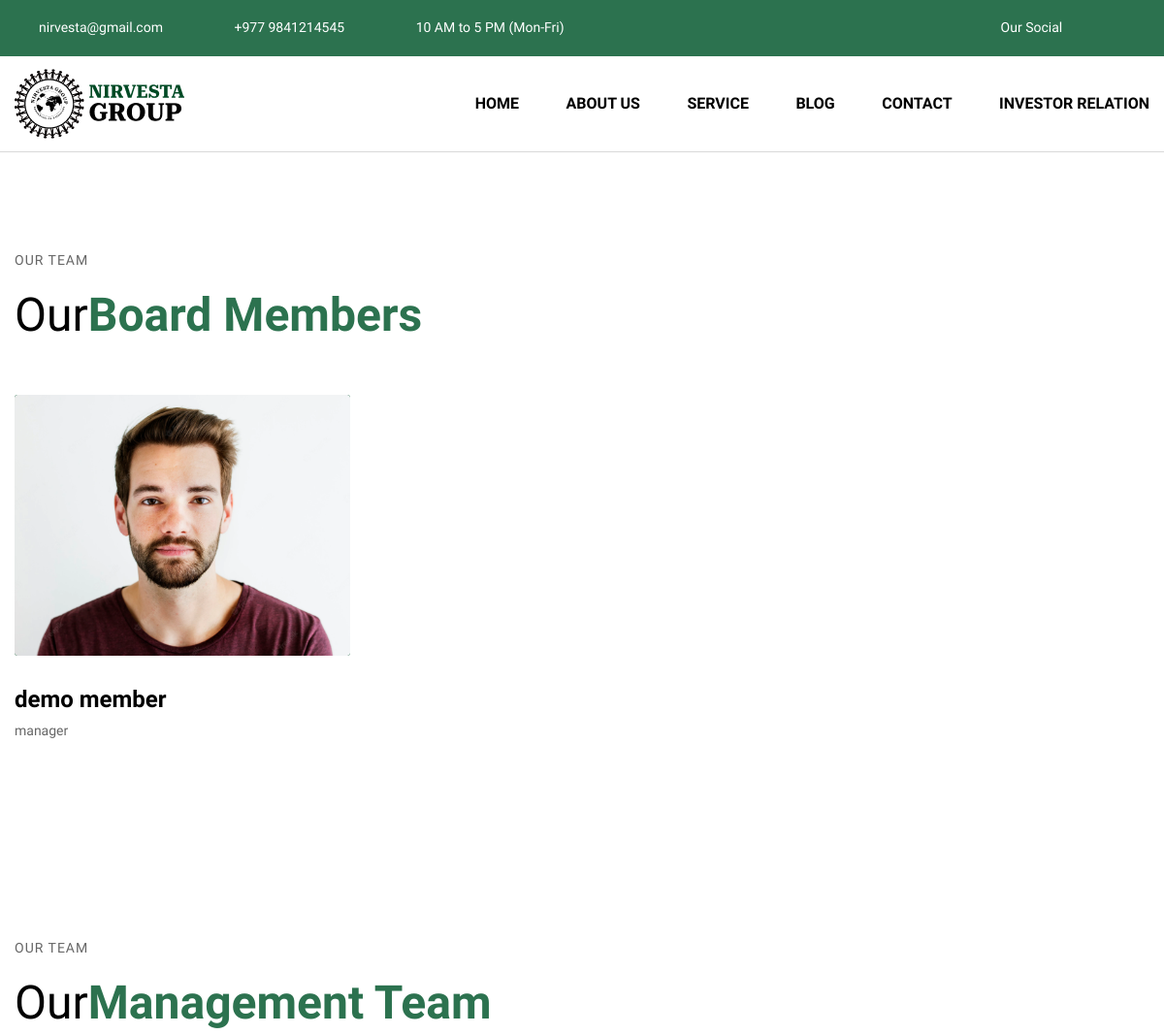
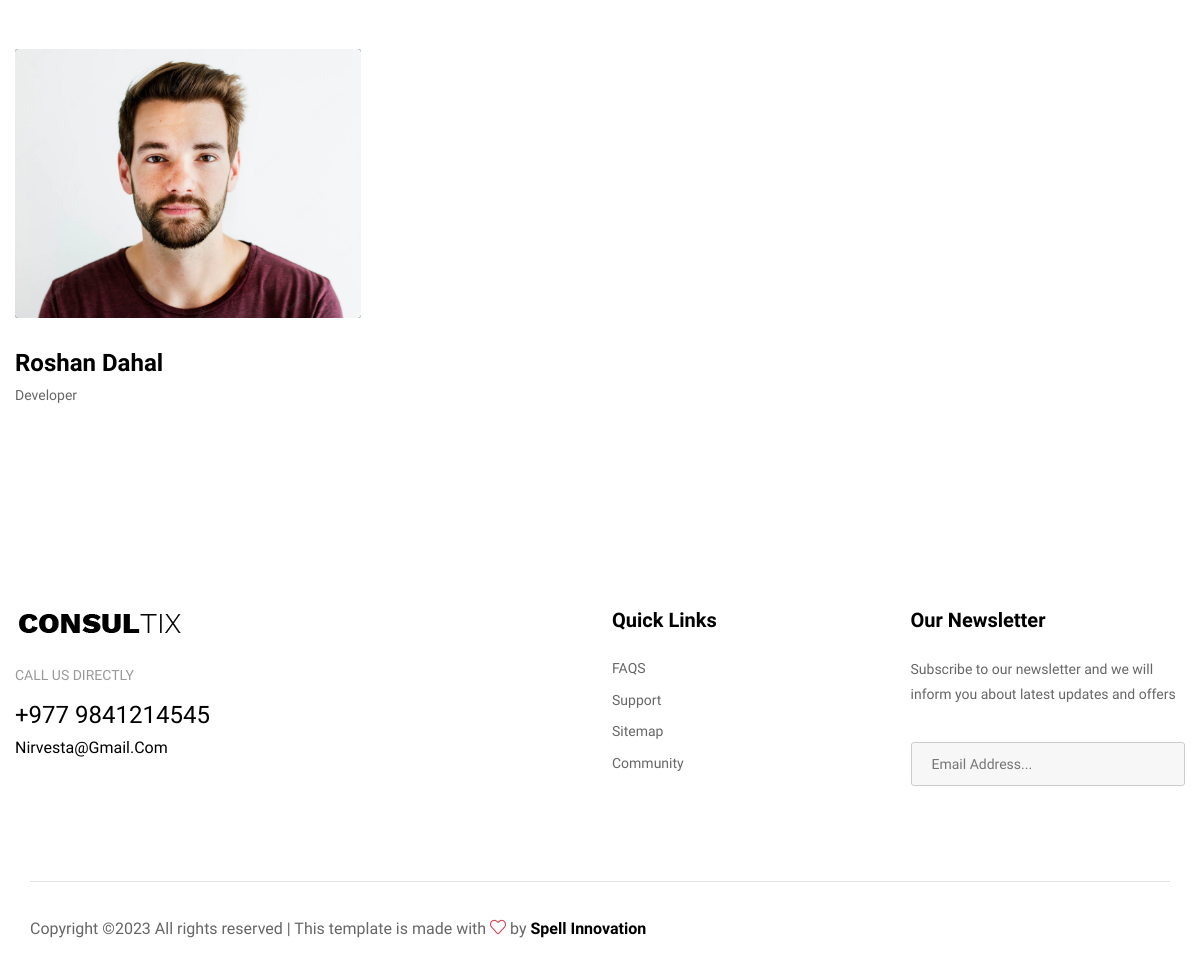
Page /team/ on the committed database (2 pictures, top to bottom).
### features/models.py (models this page shows, shortened)
class CompanySetup(models.Model):
    data_set = models.TextField()
    logo = models.ImageField(upload_to="company_images")
    location = models.TextField()
    contact = models.TextField()
    email = models.TextField()
    opening_hours = models.TextField()
    no_of_clients = models.TextField()
    facebook_url = models.URLField()
    instagram_url = models.URLField()
    twitter_url = models.URLField()
    about_us_page_heading_text = models.TextField()
    about_us_page_content = models.TextField()
    mission = models.TextField()
    vision = models.TextField()
    company_profile_text = models.TextField()
    class Meta:
        verbose_name_plural = "01. Company Setup"

class BoardMember(models.Model):
    name = models.TextField()
    position = models.TextField()
    image = models.ImageField(upload_to='team_images')
    facebook= models.URLField(null=True, blank=True)
    instagram= models.URLField(null=True, blank=True)
    twitter= models.URLField(null=True, blank=True)
    linkedin= models.URLField(null=True, blank=True)
    created = models.DateField(auto_now_add=True)
    class Meta:
        verbose_name_plural = "05. Board Members"

class Team(models.Model):
    name = models.TextField()
    position = models.TextField()
    image = models.ImageField(upload_to='team_images')
    facebook = models.URLField(null=True, blank=True)
    instagram = models.URLField(null=True, blank=True)
    twitter = models.URLField(null=True, blank=True)
    linkedin = models.URLField(null=True, blank=True)
    created = models.DateField(auto_now_add=True)
    class Meta:
        verbose_name_plural = "06. Team Members"

### features/views.py (the view)
# urls.py: path('team/', views.team, name="team"),
def team(request):
    team = Team.objects.all()
    board = BoardMember.objects.all()
    if CompanySetup.objects.filter()[:1].exists():
        company = CompanySetup.objects.filter()[:1].get()
        context = {
            'company':company,
            'team':team,
            'board':board,
        }
    else:
        context = {
            'team':team,
            'board':board,
        }
    return render(request,'team.html',context)

### templates/team.html (shortened to what this page needs)
{% load static %}
{% include 'header.html' %}
	<div class="experts-section">
		<div class="auto-container">
			<div class="sec-title">
				<div class="clearfix">
					<div class="pull-left">
						<div class="title">our team</div>
						<h2>Our<span>Board Members</span></h2>
					</div>
				</div>
			</div>
			<div class="row clearfix">
				{% for team in board %}
				<div class="team-block col-lg-4 col-md-6 col-sm-6 col-12">
					<div class="inner-box wow fadeInLeft" data-wow-delay="0ms" data-wow-duration="1500ms">
						<div class="image">
							<a href="#"><img src="{{team.image.url}}" alt="" /></a>
						</div>
						<div class="lower-box mt-0">
							<h4><a href="#">{{team.name}}</a></h4>
							<div class="designation">{{team.position}}</div>
						</div>
					</div>
				</div>
				{% endfor %}
			</div>
		</div>
	</div>
		<div class="experts-section">
			<div class="auto-container">
				<div class="sec-title">
					<div class="clearfix">
						<div class="pull-left">
							<div class="title">our team</div>
							<h2>Our<span>Management Team</span></h2>
						</div>
					</div>
				</div>
				<div class="row clearfix">
					{% for team in team %}
					<div class="team-block col-lg-4 col-md-6 col-sm-6 col-12">
						<div class="inner-box wow fadeInLeft" data-wow-delay="0ms" data-wow-duration="1500ms">
							<div class="image">
								<a href="#"><img src="{{team.image.url}}" alt="" /></a>
							</div>
							<div class="lower-box mt-0">
								<h4><a href="#">{{team.name}}</a></h4>
								<div class="designation">{{team.position}}</div>
							</div>
						</div>
					</div>
					{% endfor %}
				</div>
			</div>
		</div>
{% include 'footer.html' %}

### templates/header.html (shortened to what this page needs)
{% load static %}
<!DOCTYPE html>
<html lang="en-US">
<head>
<link href="{% static 'css/bootstrap.min.css'%}" rel="stylesheet">
<link href="{% static 'css/main.css'%}" rel="stylesheet">
<link href="{% static 'css/responsive.css'%}" rel="stylesheet">
</head>
<body>
<div class="page-wrapper">
    <header class="main-header style-three">
        <div class="header-top">
            <div class="auto-container">
                <div class="inner-container clearfix">
					<div class="top-left">
						<ul class="info-list">
							<li><a href="mailto:hello@consulte.co"><span class="icon icofont-envelope"></span>{{company.email}}</a></li>
							<li><a href="tel:+1212-226-3126"><span class="icon icofont-phone"></span> {{company.contact}}</a></li>
							<li><a href="{% url 'contact' %}"><span class="icon icofont-clock-time"></span>{{company.opening_hours}}</a></li>
						</ul>
					</div>
                    <div class="top-right pull-right">
						<ul class="social-box">
							<li class="share">Our Social</li>
							<li><a href="{{company.twitter_url}}" class="icofont-twitter"></a></li>
							<li><a href="{{company.facebook_url}}" class="icofont-facebook"></a></li>
							<li><a href="{{company.instagram_url}}" class="icofont-instagram"></a></li>
						</ul>
                    </div>
                </div>
            </div>
        </div>
        <div class="header-upper">
        	<div class="auto-container">
            	<div class="inner-container clearfix">
                	<div class="pull-left logo-box">
                    	<div class="logo"><a href=" {% url 'home' %} "><img src="{{company.logo.url}}" alt="" title="" height="10"></a></div>
                    </div>
                   	<div class="nav-outer pull-right clearfix">
						<nav class="main-menu navbar-expand-md">
							<div class="navbar-collapse show collapse clearfix" id="navbarSupportedContent">
								<ul class="navigation clearfix">
									<li ><a href="{% url 'home' %}">Home</a></li>
									<li class="dropdown"><a href="#">About Us</a>
									</li>
									<li><a href="{% url 'services' %}">Service</a></li>
									<li><a href="{% url 'blogs' %}">Blog</a></li>
									<li><a href="{% url 'contact' %}">Contact</a></li>
									<li><a href="{% url 'login' %}">Investor Relation</a></li>
								</ul>
							</div>
						</nav>
					</div>
                </div>
            </div>
        </div>
    </header>

### templates/footer.html (shortened to what this page needs)
{% load static %}
<footer class="main-footer">
    <div class="auto-container">
        <div class="widgets-section">
            <div class="row clearfix">
                <div class="big-column col-lg-6 col-md-12 col-sm-6 col-12">
                    <div class="row clearfix">
                        <div class="footer-column col-lg-6 col-md-6 col-sm-12">
                            <div class="footer-widget logo-widget">
                                <div class="logo">
                                    <a href="index.html"><img src="images/logo.png" alt="" /></a>
                                </div>
                                <div class="call">
                                    Call us directly
                                    <a class="phone" href="tel:{{company.contact}}">{{company.contact}}</a>
                                    <a class="email" href="mailto:{{company.email}}">{{company.email}}</a>
                                </div>
                            </div>
                        </div>
                    </div>
                </div>
                <div class="big-column col-lg-6 col-md-12 col-sm-6 col-12">
                    <div class="row clearfix">
                        <div class="footer-column col-lg-6 col-md-6 col-sm-12">
                            <div class="footer-widget links-widget">
                                <h5>Quick Links</h5>
                                <ul class="list-link">
                                    <li><a href="">FAQS</a></li>
                                    <li><a href="">Support</a></li>
                                    <li><a href="">Sitemap</a></li>
                                    <li><a href="">Community</a></li>
                                </ul>
                            </div>
                        </div>
                        <div class="footer-column col-lg-6 col-md-6 col-sm-12">
                            <div class="footer-widget newsletter-widget">
                                <h5>Our Newsletter</h5>
                                <div class="text">Subscribe to our newsletter and we will inform you about latest updates and offers</div>
                                <div class="newsletter-form">
                                    <form method="post" action="contact.html">
                                        <div class="form-group">
                                            <input type="email" name="email" value="" placeholder="Email Address..." required>
                                            <button type="submit" class="theme-btn icofont-arrow-right"></button>
                                        </div>
                                    </form>
                                </div>
                            </div>
                        </div>
                    </div>
                </div>
            </div>
        </div>
        <div class="footer-bottom">
            <div class="auto-container">
                <div class="bottom-inner">
                    <div class="row clearfix">
                        <div class="col-lg-8 col-md-12 col-sm-12">
                            <div class="copyright">Copyright © All rights reserved | This template is made with <i class="icon-heart text-danger" aria-hidden="true"></i> by <a href="https://spellinnovation.com" target="_blank">Spell Innovation</a></div>
                        </div>
                        <div class="col-lg-4 col-md-12 col-sm-12">
                            <ul class="social-nav">
                                <li><a href="{{company.twitter_url}}" class="icofont-twitter"></a></li>
                                <li><a href="{{company.facebook_url}}" class="icofont-facebook"></a></li>
                                <li><a href="{{company.instagram_url}}" class="icofont-instagram"></a></li>
                            </ul>
                        </div>
                    </div>
                </div>
            </div>
        </div>
    </div>
</footer>
</div>
</body>
</html>

### rows in the picture
CompanySetup: email "nirvesta@gmail.com", contact "+977 9841214545", opening_hours "10 AM to 5 PM (Mon-Fri)", logo (picture), email "Nirvesta@gmail.com"
BoardMember: image (picture), name "demo member", position "manager"
Team: image (picture), name "Roshan Dahal", position "Developer"
